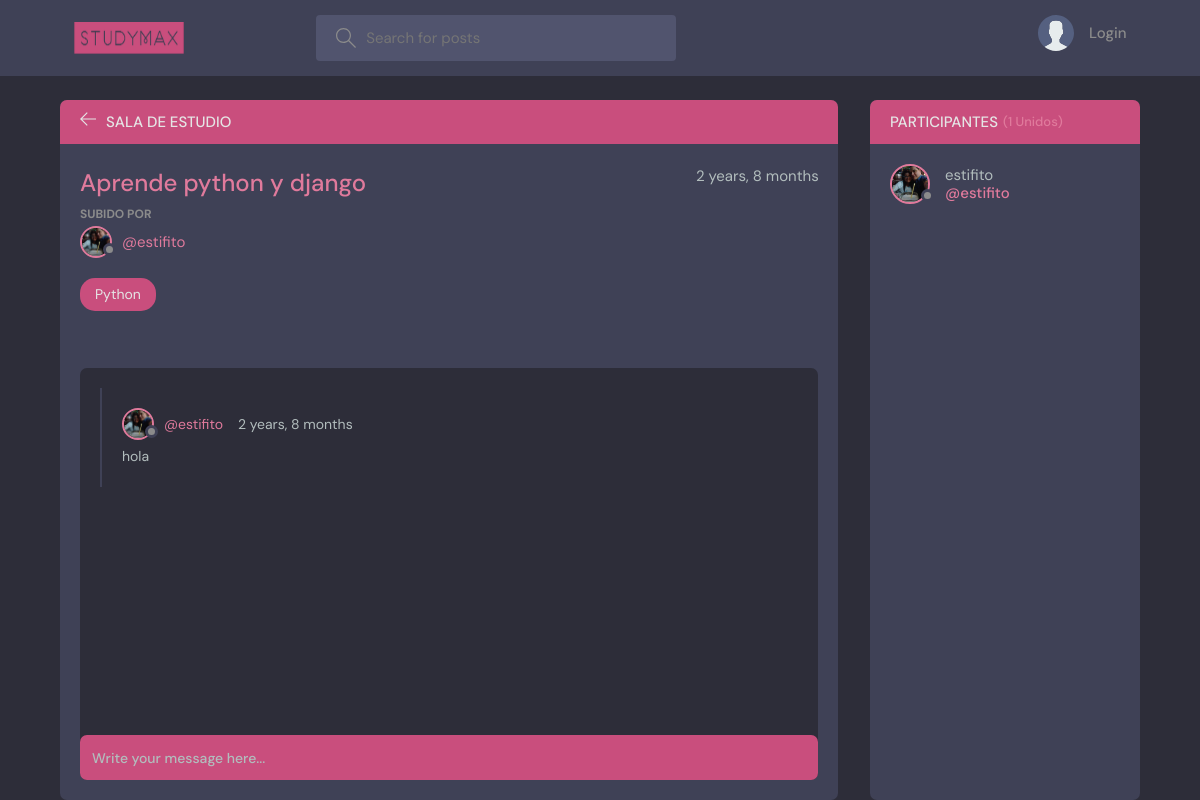
/room/2/, run on an earlier commit of the app's database.
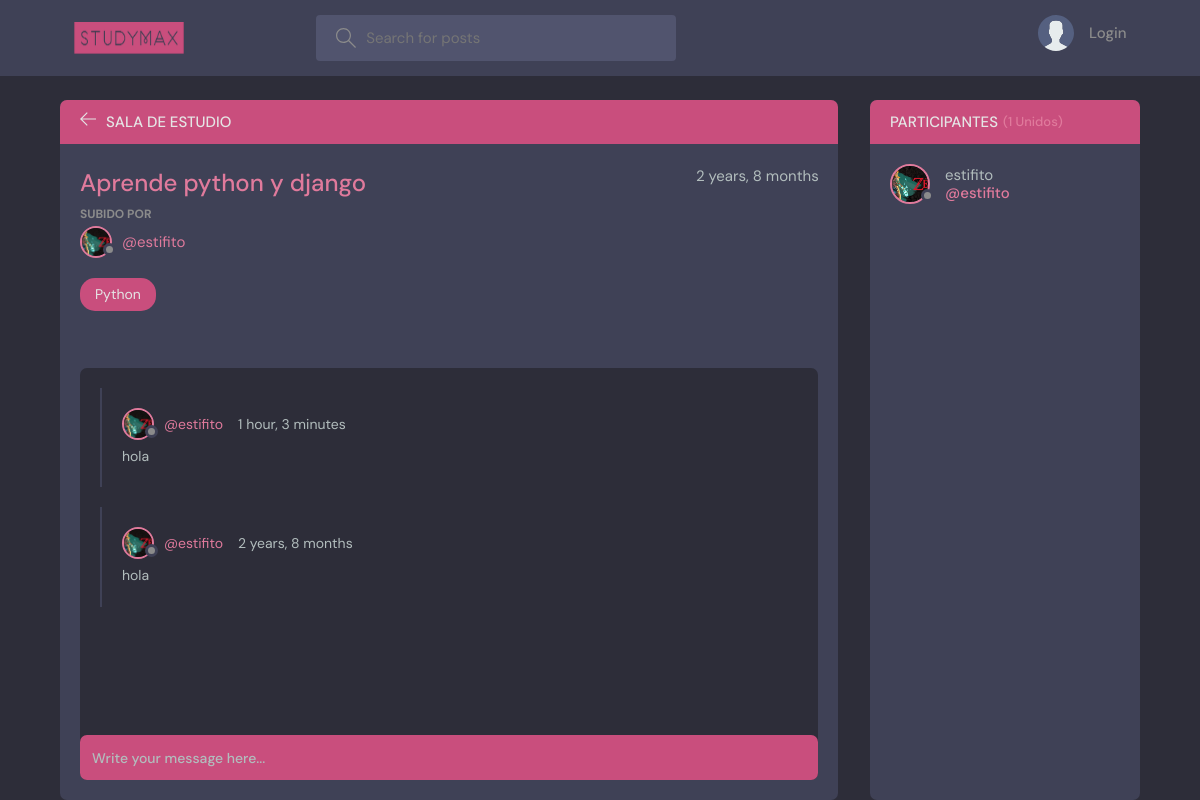
And on a later commit of the database.
### base/models.py (models this page shows, shortened)
class Room(models.Model):
    host = models.ForeignKey(User, on_delete=models.SET_NULL, null=True)
    topic = models.ForeignKey(Topic, on_delete=models.SET_NULL, null=True)
    name = models.CharField(max_length=200)
    description = models.TextField(null=True, blank=True)
    participants = models.ManyToManyField(
        User, related_name='participants', blank=True)
    updated = models.DateTimeField(auto_now=True)
    created = models.DateTimeField(auto_now_add=True)
    class Meta:
        ordering = ['-updated', '-created']

class User(AbstractUser):
    name = models.CharField(max_length=200, null=True)
    email = models.EmailField(unique=True, null=True)
    bio = models.TextField(null=True)
    avatar = models.ImageField(null=True, default="avatar.svg")
    USERNAME_FIELD = 'email'
    REQUIRED_FIELDS = []

class Message(models.Model):
    user = models.ForeignKey(User, on_delete=models.CASCADE)
    room = models.ForeignKey(Room, on_delete=models.CASCADE)
    body = models.TextField()
    updated = models.DateTimeField(auto_now=True)
    created = models.DateTimeField(auto_now_add=True)
    class Meta:
        ordering = ['-updated', '-created']

class Topic(models.Model):
    name = models.CharField(max_length=200)
    def __str__(self):
        return self.name

### base/views.py (the view, shortened to what this page needs)
# urls.py: path('room/<str:pk>/', views.room, name="room"),
def room(request, pk):
    room = Room.objects.get(id=pk)
    room_messages = room.message_set.all()
    participants = room.participants.all()
    context = {'room': room, 'room_messages': room_messages,
               'participants': participants }
    return render(request, 'base/room.html', context)

### base/templates/base/room.html (shortened to what this page needs)
{% extends 'main.html' %}
{% block content %}
<main class="profile-page layout layout--2">
  <div class="container">
    <div class="room">
      <div class="room__top">
        <div class="room__topLeft">
          <a href="{% url 'home' %}">
            <svg version="1.1" xmlns="http://www.w3.org/2000/svg" width="32" height="32" viewBox="0 0 32 32">
              <title>arrow-left</title>
              <path
                d="M13.723 2.286l-13.723 13.714 13.719 13.714 1.616-1.611-10.96-10.96h27.625v-2.286h-27.625l10.965-10.965-1.616-1.607z">
              </path>
            </svg>
          </a>
          <h3>Sala de Estudio</h3>
        </div>
      </div>
      <div class="room__box scroll">
        <div class="room__header scroll">
          <div class="room__info">
            <h3>{{room.name}}</h3>
            <span>{{room.created|timesince}} </span>
          </div>
          <div class="room__hosted">
            <p>Subido por</p>
            <a href="{% url 'user-profile' room.host.id %}" class="room__author">
              <div class="avatar avatar--small">
                <img src="{{room.host.avatar.url}}" />
              </div>
              <span>@{{room.host.username}}</span>
            </a>
          </div>
          <span class="room__topics">{{room.topic}}</span>
        </div>
        <div class="room__conversation">
          <div class="threads scroll">
            {% for message in room_messages %}
            <div class="thread">
              <div class="thread__top">
                <div class="thread__author">
                  <a href="{% url 'user-profile' message.user.id %}" class="thread__authorInfo">
                    <div class="avatar avatar--small">
                      <img src="{{message.user.avatar.url}}" />
                    </div>
                    <span>@{{message.user.username}}</span>
                  </a>
                  <span class="thread__date">{{message.created|timesince}} </span>
                </div>
              </div>
              <div class="thread__details">
                {{message.body}}
              </div>
            </div>
            {% endfor %}
          </div>
        </div>
      </div>
      <div class="room__message">
        <form action="" method="POST">
          <input name="body" placeholder="Write your message here..." />
        </form>
      </div>
    </div>
    <div class="participants">
      <h3 class="participants__top">Participantes <span>({{participants.count}} Unidos)</span></h3>
      <div class="participants__list scroll">
        {% for user in participants %}
        <a href="{%  url 'user-profile' user.id %}" class="participant">
          <div class="avatar avatar--medium">
            <img src="{{user.avatar.url}}" />
          </div>
          <p>
            {{user.name}}
            <span>@{{user.username}}</span>
          </p>
        </a>
        {% endfor %}
      </div>
    </div>
  </div>
</main>
{% endblock content %}

What changed in the data, as far as the page shows it:
changed through a linked row, Room "Aprende python y django": host.avatar: a different picture
added Message: user.avatar (picture), user.username "estifito", created "1 hour, 3 minutes", body "hola"
changed through a linked row, Message "2 years, 8 months": user.avatar: a different picture
changed User "estifito": avatar: a different picture
